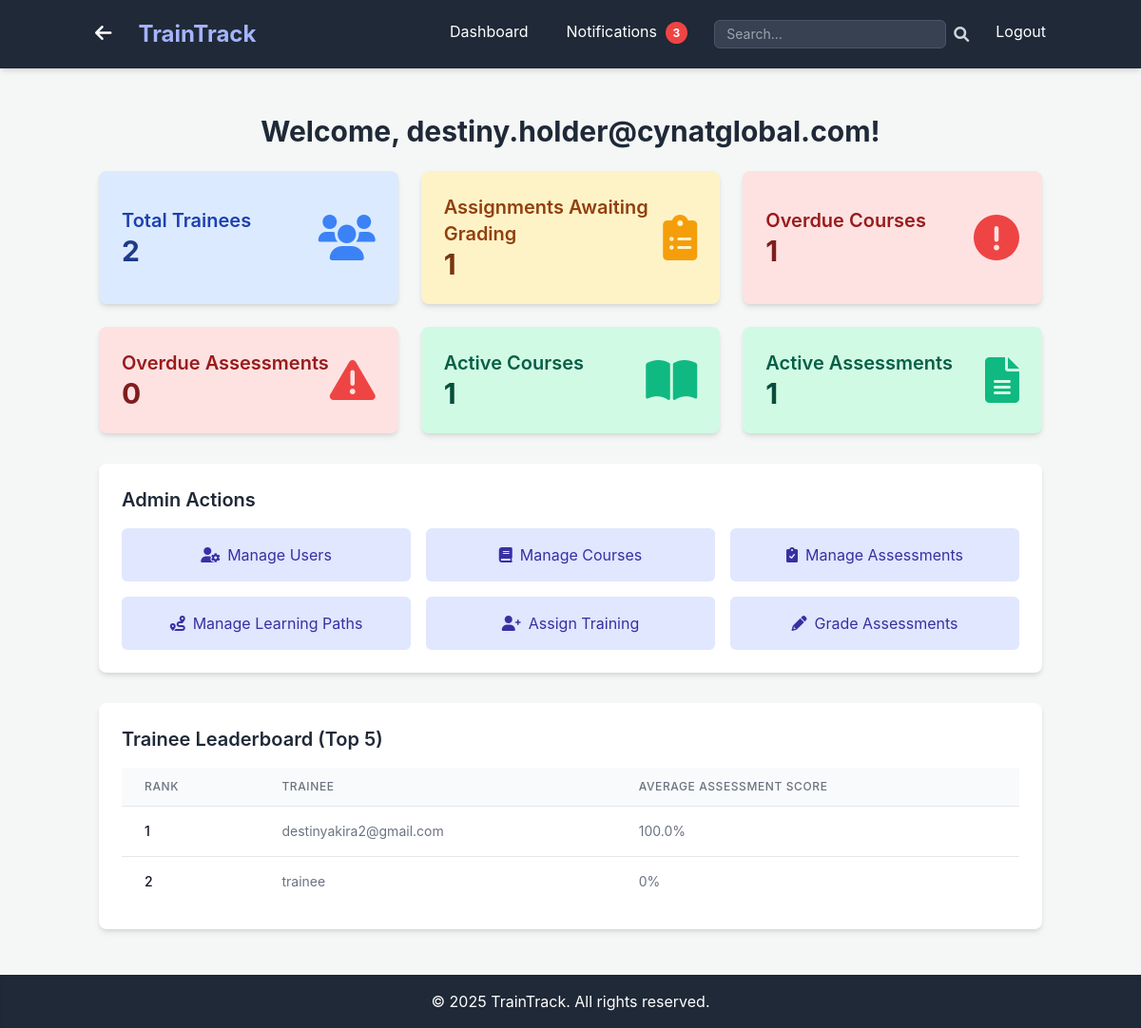
Page /dashboard (signed in) on the committed database.
### app.py (models this page shows, shortened)
class User(UserMixin, db.Model):
    id = db.Column(db.Integer, primary_key=True)
    username = db.Column(db.String(80), unique=True, nullable=False)
    password_hash = db.Column(db.String(128), nullable=False)
    role = db.Column(db.String(20), nullable=False, default='trainee')
    domain = db.Column(db.String(50), nullable=True) # New field for trainee/admin domain
    assignments_as_trainee = db.relationship('Assignment', foreign_keys='Assignment.trainee_id', backref='trainee', lazy=True)
    created_courses = db.relationship('Course', foreign_keys='Course.created_by_id', backref='creator', lazy=True)
    created_assessments = db.relationship('Assessment', foreign_keys='Assessment.created_by_id', backref='assessor_creator', lazy=True)
    created_learning_paths = db.relationship('LearningPath', foreign_keys='LearningPath.created_by_id', backref='path_creator', lazy=True)
    assigned_assignments = db.relationship('Assignment', foreign_keys='Assignment.assigned_by_id', backref='assigner', lazy=True)
    notifications_received = db.relationship('Notification', foreign_keys='Notification.recipient_id', backref='recipient', lazy=True)
    notifications_sent = db.relationship('Notification', foreign_keys='Notification.sender_id', backref='sender', lazy=True)
    graded_submissions = db.relationship('Submission', foreign_keys='Submission.graded_by_id', backref='grader', lazy=True)

### app.py (the view, shortened to what this page needs)
@app.route('/dashboard')
@login_required # User must be logged in to access the dashboard
def dashboard():
    current_year = datetime.now().year
    dashboard_data = {}
    leaderboard_data = []
    if current_user.role == 'admin':
        dashboard_data['total_trainees'] = db.session.query(User).filter_by(role='trainee').count()
        dashboard_data['assignments_awaiting_grading'] = db.session.query(Assignment).filter_by(status='submitted_for_grading').count()
        overdue_assessments = db.session.query(Assignment).filter(
            Assignment.assessment_id.isnot(None), # Ensure it's an assessment
            Assignment.due_date < datetime.utcnow(),
            Assignment.status.in_(['assigned', 'in_progress', 'submitted_for_grading'])
        ).count()
        dashboard_data['overdue_assessments'] = overdue_assessments
        overdue_courses = db.session.query(Assignment).filter(
            Assignment.course_id.isnot(None), # Ensure it's a course
            Assignment.due_date < datetime.utcnow(),
            Assignment.status.in_(['assigned', 'in_progress']) # Courses are typically 'assigned' or 'in_progress'
        ).count()
        dashboard_data['overdue_courses'] = overdue_courses
        active_assessments = db.session.query(Assignment).filter(
            Assignment.assessment_id.isnot(None),
            Assignment.status.in_(['assigned', 'in_progress'])
        ).count()
        dashboard_data['active_assessments'] = active_assessments
        active_courses = db.session.query(Assignment).filter(
            Assignment.course_id.isnot(None),
            Assignment.status.in_(['assigned', 'in_progress'])
        ).count()
        dashboard_data['active_courses'] = active_courses
        trainees = db.session.query(User).filter_by(role='trainee').all()
        for trainee in trainees:
            completed_assessments = db.session.query(Assignment).filter(
                Assignment.trainee_id == trainee.id,
                Assignment.assessment_id.isnot(None),
                Assignment.status.in_(['completed', 'graded'])
            ).all()
            total_score = 0
            num_graded_assessments = 0
            for assignment in completed_assessments:
                if assignment.score is not None:
                    total_score += assignment.score
                    num_graded_assessments += 1
            average_score = (total_score / num_graded_assessments) if num_graded_assessments > 0 else 0
            leaderboard_data.append({
                'trainee': trainee,
                'average_score': round(average_score, 2)
            })
        leaderboard_data.sort(key=lambda x: x['average_score'], reverse=True)
    elif current_user.role == 'trainee':
        pass # No additional data needed for trainee dashboard here, as they have a dedicated page
    return render_template('dashboard.html',
                           title='Dashboard',
                           user=current_user,
                           current_year=current_year,
                           dashboard_data=dashboard_data,
                           leaderboard_data=leaderboard_data) # Pass leaderboard data

### app.py (called while the page is built)
@login_manager.user_loader
def load_user(user_id):
    return db.session.get(User, int(user_id))

@app.context_processor
def inject_unread_notifications_count():
    if current_user.is_authenticated:
        unread_count = Notification.query.filter_by(recipient_id=current_user.id, is_read=False).count()
        return dict(unread_notifications_count=unread_count)
    return dict(unread_notifications_count=0)

### templates/dashboard.html (shortened to what this page needs)
{% extends "base.html" %}
{% block content %}
    <h1 class="text-3xl font-bold text-gray-800 mb-6 text-center">Welcome, {{ current_user.username }}!</h1>
    {% if current_user.role == 'admin' %}
        <div class="grid grid-cols-1 md:grid-cols-2 lg:grid-cols-3 gap-6 mb-8">
            <div class="bg-blue-100 p-6 rounded-lg shadow-md flex items-center justify-between">
                <div>
                    <h2 class="text-xl font-semibold text-blue-800">Total Trainees</h2>
                    <p class="text-3xl font-bold text-blue-900">{{ dashboard_data.total_trainees }}</p>
                </div>
                <i class="fas fa-users text-5xl text-blue-500"></i>
            </div>
            <div class="bg-yellow-100 p-6 rounded-lg shadow-md flex items-center justify-between">
                <div>
                    <h2 class="text-xl font-semibold text-yellow-800">Assignments Awaiting Grading</h2>
                    <p class="text-3xl font-bold text-yellow-900">{{ dashboard_data.assignments_awaiting_grading }}</p>
                </div>
                <i class="fas fa-clipboard-list text-5xl text-yellow-500"></i>
            </div>
            <div class="bg-red-100 p-6 rounded-lg shadow-md flex items-center justify-between">
                <div>
                    <h2 class="text-xl font-semibold text-red-800">Overdue Courses</h2>
                    <p class="text-3xl font-bold text-red-900">{{ dashboard_data.overdue_courses }}</p>
                </div>
                <i class="fas fa-exclamation-circle text-5xl text-red-500"></i>
            </div>
            <div class="bg-red-100 p-6 rounded-lg shadow-md flex items-center justify-between">
                <div>
                    <h2 class="text-xl font-semibold text-red-800">Overdue Assessments</h2>
                    <p class="text-3xl font-bold text-red-900">{{ dashboard_data.overdue_assessments }}</p>
                </div>
                <i class="fas fa-exclamation-triangle text-5xl text-red-500"></i>
            </div>
            <div class="bg-green-100 p-6 rounded-lg shadow-md flex items-center justify-between">
                <div>
                    <h2 class="text-xl font-semibold text-green-800">Active Courses</h2>
                    <p class="text-3xl font-bold text-green-900">{{ dashboard_data.active_courses }}</p>
                </div>
                <i class="fas fa-book-open text-5xl text-green-500"></i>
            </div>
            <div class="bg-green-100 p-6 rounded-lg shadow-md flex items-center justify-between">
                <div>
                    <h2 class="text-xl font-semibold text-green-800">Active Assessments</h2>
                    <p class="text-3xl font-bold text-green-900">{{ dashboard_data.active_assessments }}</p>
                </div>
                <i class="fas fa-file-alt text-5xl text-green-500"></i>
            </div>
        </div>
        <div class="bg-white p-6 rounded-lg shadow-md mb-8">
            <h2 class="text-xl font-semibold text-gray-800 mb-4">Admin Actions</h2>
            <div class="grid grid-cols-1 md:grid-cols-2 lg:grid-cols-3 gap-4">
                <a href="{{ url_for('admin_view_users') }}" class="flex items-center justify-center p-4 bg-indigo-100 text-indigo-800 rounded-md hover:bg-indigo-200 transition duration-300">
                    <i class="fas fa-user-cog mr-2"></i> Manage Users
                </a>
                <a href="{{ url_for('admin_view_courses') }}" class="flex items-center justify-center p-4 bg-indigo-100 text-indigo-800 rounded-md hover:bg-indigo-200 transition duration-300">
                    <i class="fas fa-book mr-2"></i> Manage Courses
                </a>
                <a href="{{ url_for('admin_view_assessments') }}" class="flex items-center justify-center p-4 bg-indigo-100 text-indigo-800 rounded-md hover:bg-indigo-200 transition duration-300">
                    <i class="fas fa-clipboard-check mr-2"></i> Manage Assessments
                </a>
                <a href="{{ url_for('admin_view_learning_paths') }}" class="flex items-center justify-center p-4 bg-indigo-100 text-indigo-800 rounded-md hover:bg-indigo-200 transition duration-300">
                    <i class="fas fa-route mr-2"></i> Manage Learning Paths
                </a>
                <a href="{{ url_for('assign_training_options') }}" class="flex items-center justify-center p-4 bg-indigo-100 text-indigo-800 rounded-md hover:bg-indigo-200 transition duration-300">
                    <i class="fas fa-user-plus mr-2"></i> Assign Training
                </a>
                <a href="{{ url_for('grade_assessments') }}" class="flex items-center justify-center p-4 bg-indigo-100 text-indigo-800 rounded-md hover:bg-indigo-200 transition duration-300">
                    <i class="fas fa-pencil-alt mr-2"></i> Grade Assessments
                </a>
            </div>
        </div>
        {% if leaderboard_data %}
            <div class="bg-white p-6 rounded-lg shadow-md">
                <h2 class="text-xl font-semibold text-gray-800 mb-4">Trainee Leaderboard (Top 5)</h2>
                <div class="overflow-x-auto">
                    <table class="min-w-full divide-y divide-gray-200">
                        <thead class="bg-gray-50">
                            <tr>
                                <th scope="col" class="px-6 py-3 text-left text-xs font-medium text-gray-500 uppercase tracking-wider">
                                    Rank
                                </th>
                                <th scope="col" class="px-6 py-3 text-left text-xs font-medium text-gray-500 uppercase tracking-wider">
                                    Trainee
                                </th>
                                <th scope="col" class="px-6 py-3 text-left text-xs font-medium text-gray-500 uppercase tracking-wider">
                                    Average Assessment Score
                                </th>
                            </tr>
                        </thead>
                        <tbody class="bg-white divide-y divide-gray-200">
                            {% for entry in leaderboard_data[:5] %}
                            <tr>
                                <td class="px-6 py-4 whitespace-nowrap text-sm font-medium text-gray-900">
                                    {{ loop.index }}
                                </td>
                                <td class="px-6 py-4 whitespace-nowrap text-sm text-gray-500">
                                    {{ entry.trainee.username }}
                                </td>
                                <td class="px-6 py-4 whitespace-nowrap text-sm text-gray-500">
                                    {{ entry.average_score }}%
                                </td>
                            </tr>
                            {% endfor %}
                        </tbody>
                    </table>
                </div>
            </div>
        {% endif %}
    {% endif %}
{% endblock %}

### templates/base.html (style rules this page uses)
body { font-family: "Inter", sans-serif; background-color: #f4f7f6; }

### rows in the picture
User: username "destiny.holder@cynatglobal.com"
User: trainee.username "destinyakira2@gmail.com"
User: trainee.username "trainee"

### other values in the picture
{{ unread_notifications_count }} "3"
{{ dashboard_data.total_trainees }} "2"
{{ dashboard_data.assignments_awaiting_grading }} "1"
{{ dashboard_data.overdue_courses }} "1"
{{ dashboard_data.overdue_assessments }} "0"
{{ dashboard_data.active_courses }} "1"
{{ dashboard_data.active_assessments }} "1"
{{ entry.average_score }} "100.0" "0"
